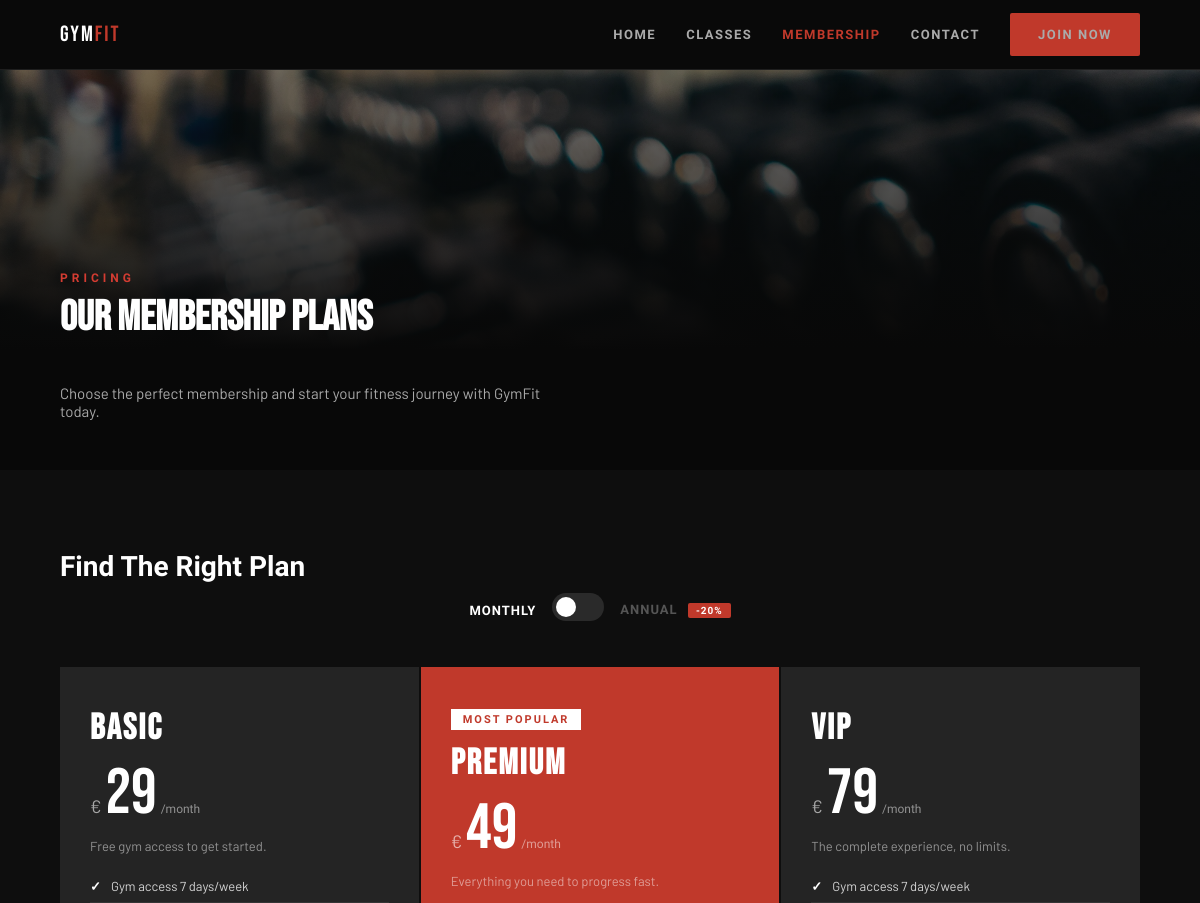
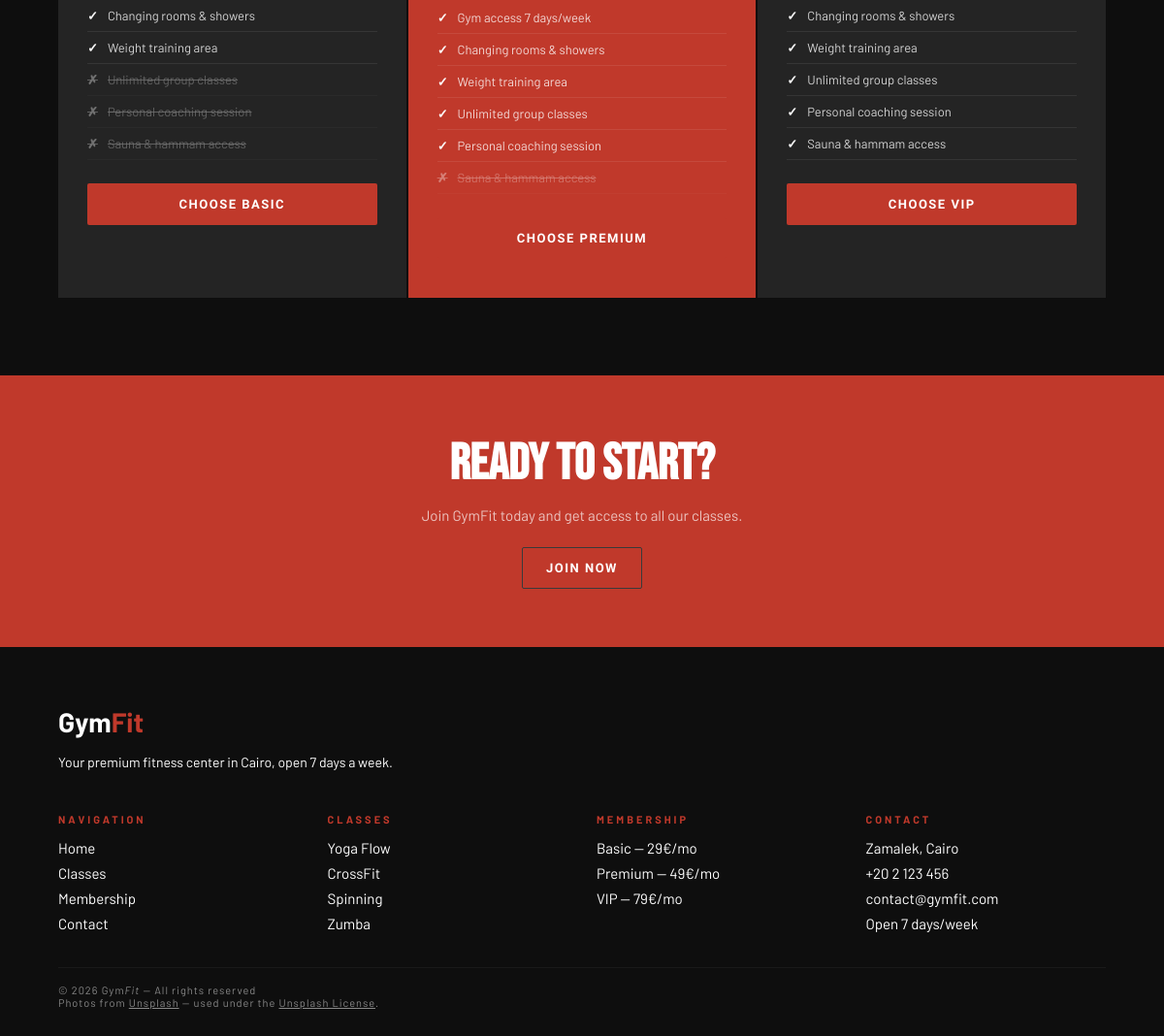
The page /index.php?route=membership on the database its author committed (2 pictures, top to bottom).
### tables this page shows
CREATE TABLE IF NOT EXISTS subscriptions (
    id_subscription  INT           AUTO_INCREMENT PRIMARY KEY,
    name             VARCHAR(50)   NOT NULL,
    monthly_price    DECIMAL(10,2) NOT NULL,
    description      TEXT,
    class_access     BOOLEAN       DEFAULT FALSE,
    coaching_access  BOOLEAN       DEFAULT FALSE,
    sauna_access     BOOLEAN       DEFAULT FALSE
);

### app/controllers/AbstractController.php (called while the page is built, shortened)
 <?php
abstract class AbstractController
{
protected function render(string $view, array $data = []): void
{
    require __DIR__ . '/../Views/' . $view . '.phtml';
}
}

### app/controllers/MembershipController.php (called while the page is built)
<?php
class MembershipController extends AbstractController
{
    public function index(): void
    {
        $subscriptionManager = new SubscriptionManager();
        $this->render('membership', [
            'title'         => 'GymFit — Membership',
            'subscriptions' => $subscriptionManager->findAll()
        ]);
    }
}

### index.php (called while the page is built, shortened)
<?php
$router = new Router();
$router->handleRequest($_GET);

### app/managers/AbstractManager.php (called while the page is built, shortened)
<?php
abstract class AbstractManager
{
    public function __construct()
    {
        try {
            $connexion = "mysql:host=".$_ENV["DB_HOST"].";port=3306;charset=".$_ENV["DB_CHARSET"].";dbname=".$_ENV["DB_NAME"];
            $this->db = new PDO(
                $connexion,
                $_ENV["DB_USER"],
                $_ENV["DB_PASSWORD"]
            );
        }catch (PDOException $e){
            die('Connexion échouée : ' . $e->getMessage());
        }
    }
}

### app/managers/SubscriptionManager.php (called while the page is built, shortened)
<?php
class SubscriptionManager extends AbstractManager
{
    public function findAll(): array
    {
        $query = $this->db->prepare(
            'SELECT * FROM subscriptions ORDER BY monthly_price'
        );
        $query->execute();
        $rows = $query->fetchAll(PDO::FETCH_ASSOC);
        $subscriptions = [];
        foreach ($rows as $row) {
            $subscription = new Subscription(
                $row['name'],
                $row['monthly_price'],
                $row['class_access'],
                $row['coaching_access'],
                $row['sauna_access'],
                $row['description'],
                $row['id_subscription']
            );
            $subscriptions[] = $subscription;
        }
        return $subscriptions;
    }
}

### app/models/Subscription.php (called while the page is built, shortened)
<?php
class Subscription {
    public function getId(): ?int {
        return $this->id;
    }
    public function getName(): string {
        return $this->name;
    }
    public function getMonthlyPrice(): float {
        return $this->monthlyPrice;
    }
    public function getDescription(): ?string {
        return $this->description;
    }
    public function hasClassAccess(): bool {
        return $this->classAccess;
    }
    public function hasCoachingAccess(): bool {
        return $this->coachingAccess;
    }
    public function hasSaunaAccess(): bool {
        return $this->saunaAccess;
    }
}

### app/views/membership.phtml (the view, shortened to what this page needs)
<?php require_once __DIR__ . '/layout/header.phtml'; ?>
    <section class="hero-classes" aria-label="Classes introduction">
        <div class="hero-classes-content">
            <span class="sec-tag">Pricing</span>
            <h1 class="sec-title">Our Membership Plans</h1>
           <p class="hero-classes-desc">
                Choose the perfect membership and start your fitness journey with GymFit today.
            </p>
        </div>
    </section>
<section class="plans-section">
    <h2 class="srv-name">Find The Right Plan</h2>
    <div class="billing-toggle">
        <span class="billing-label active" id="label-monthly">Monthly</span>
        <label class="toggle-wrap">
            <span class="toggle-slider"></span>
        </label>
        <span class="billing-label" id="label-annual">
            Annual
            <span class="annual-badge">-20%</span>
        </span>
    </div>
    <?php
    $subscriptions = $data['subscriptions'] ?? [];
    ?>
    <div class="plans-grid">
        <?php foreach ($subscriptions as $subscription):
            $monthlyPrice = $subscription->getMonthlyPrice();
        ?>
        <article class="plan-card <?= $subscription->getName() === 'Premium' ? 'featured' : '' ?>">
            <?php if ($subscription->getName() === 'Premium'): ?>
                <div class="plan-badge">Most Popular</div>
            <?php endif; ?>
            <h3 class="plan-name">
                <?= htmlspecialchars($subscription->getName()) ?>
            </h3>
            <div class="plan-price price-monthly">
                <span class="p-cur">€</span>
                <span class="p-amt"><?= $monthlyPrice ?></span>
                <span class="p-per">/month</span>
            </div>
            <?php if ($subscription->getDescription()): ?>
                <p class="plan-desc">
                    <?= htmlspecialchars($subscription->getDescription()) ?>
                </p>
            <?php endif; ?>
            <ul class="plan-feats">
                <li>Gym access 7 days/week</li>
                <li>Changing rooms & showers</li>
                <li>Weight training area</li>
                <li class="<?= $subscription->hasClassAccess() ? '' : 'no' ?>">
                    Unlimited group classes
                </li>
                <li class="<?= $subscription->hasCoachingAccess() ? '' : 'no' ?>">
                    Personal coaching session
                </li>
                <li class="<?= $subscription->hasSaunaAccess() ? '' : 'no' ?>">
                    Sauna & hammam access
                </li>
            </ul>
            <a href="index.php?route=register&amp;plan=<?= $subscription->getId() ?>"
               class="btn-red plan-cta">
                Choose <?= htmlspecialchars($subscription->getName()) ?>
            </a>
        </article>
        <?php endforeach; ?>
    </div>
</section>
    <section class="cta-section">
        <h2 class="cta-title">Ready to Start?</h2>
        <p class="cta-desc">Join GymFit today and get access to all our classes.</p>
        <a href="index.php?route=register" class="btn-outline">Join Now</a>
    </section>
<?php require_once __DIR__ . '/layout/footer.phtml'; ?>

### app/services/Router.php (shortened to what this page needs)
<?php
class Router {
    public function handleRequest(array $get): void
    {
        if (!empty($get['route'])) {
            if ($get['route'] === 'home') {
                $controller = new HomeController();
                $controller->index();
            }
            else if ($get['route'] === 'classes') {
                $controller = new CoursController();
                $controller->index();
            }
            else if ($get['route'] === 'membership') {
                $controller = new MembershipController();
                $controller->index();
            }
        }
        else {
            $controller = new HomeController();
            $controller->index();
        }
    }
}

### app/views/layout/header.phtml (shortened to what this page needs)
<!DOCTYPE html>
<html lang="en">
<head>
    <link rel="stylesheet" href="public/assets/css/main.css">
   <link rel="stylesheet" href="public/assets/css/pages.css">
</head>
<body>
<nav class="nav-public">
    <a href="index.php?route=home" class="logo">Gym<em>Fit</em></a>
    <div class="nav-links">
        <a href="index.php?route=home"
           <?= (($_GET['route'] ?? 'home') === 'home') ? 'class="active"' : '' ?>>Home</a>
        <a href="index.php?route=classes"
           <?= (($_GET['route'] ?? '') === 'classes') ? 'class="active"' : '' ?>>Classes</a>
        <a href="index.php?route=membership"
           <?= (($_GET['route'] ?? '') === 'membership') ? 'class="active"' : '' ?>>Membership</a>
        <a href="index.php?route=contact"
           <?= (($_GET['route'] ?? '') === 'contact') ? 'class="active"' : '' ?>>Contact</a>
        <?php if (isset($_SESSION['user'])): ?>
            <?php if ($_SESSION['user']['role'] === 'admin'): ?>
                <a href="index.php?route=admin">Dashboard</a>
            <?php else: ?>
                <a href="index.php?route=home">
                    <?= htmlspecialchars($_SESSION['user']['first_name']) ?>
                </a>
            <?php endif; ?>
            <a href="index.php?route=logout" class="btn-red">Logout</a>
        <?php else: ?>
            <a href="index.php?route=register" class="btn-red">Join Now</a>
        <?php endif; ?>
    </div>
</nav>

### app/views/layout/footer.phtml (shortened to what this page needs)
<!DOCTYPE html>
<html lang="en">
<head>
    <link rel="stylesheet" href="public/assets/css/main.css">
    <link rel="stylesheet" href="public/assets/css/pages.css"></head>
<footer>
    <div class="ft-logo">Gym<em>Fit</em></div>
    <p class="ft-desc">Your premium fitness center in Cairo, open 7 days a week.</p>
    <div class="ft-grid">
        <div class="ft-col">
            <h4>Navigation</h4>
            <a href="index.php?route=home">Home</a>
            <a href="index.php?route=classes">Classes</a>
            <a href="index.php?route=membership">Membership</a>
            <a href="index.php?route=contact">Contact</a>
        </div>
        <div class="ft-col">
            <h4>Classes</h4>
            <a>Yoga Flow</a>
            <a>CrossFit</a>
            <a>Spinning</a>
            <a>Zumba</a>
        </div>
        <div class="ft-col">
            <h4>Membership</h4>
            <a>Basic — 29€/mo</a>
            <a>Premium — 49€/mo</a>
            <a>VIP — 79€/mo</a>
        </div>
        <div class="ft-col">
            <h4>Contact</h4>
            <a>Zamalek, Cairo</a>
            <a>+20 2 123 456</a>
            <a>contact@gymfit.com</a>
            <a>Open 7 days/week</a>
        </div>
    </div>
 <div class="ft-bottom">
    <span>© 2026 Gym<em>Fit</em> — All rights reserved</span>
    <br>
    <span>
        Photos from
        <a href="https://unsplash.com" target="_blank" rel="noopener noreferrer">Unsplash</a>
        — used under the
        <a href="https://unsplash.com/license" target="_blank" rel="noopener noreferrer">Unsplash License</a>.
    </span>
</div>
</footer>
</body>
</html>

### public/assets/css/main.css (style rules this page uses)
:root { --red: #C0392B; --red-d: #96281B; --black: #0e0e0e; --dark: #1A1A1A; --dark2: #242424; --white: #ffffff; --gray: #f5f5f5; --font-display: 'Bebas Neue', sans-serif; --font-ui: 'Barlow Condensed', sans-serif; --font-body: 'Barlow', sans-serif; }
* { box-sizing: border-box; margin: 0; padding: 0; }
body { font-family: var(--font-body); background: var(--black); color: var(--white); }
a { color: inherit; }
.nav-public { background: rgba(10,10,10,.97); display: flex; align-items: center; justify-content: space-between; padding: 0 20px; height: 56px; border-bottom: 1px solid #1e1e1e; position: sticky; top: 0; z-index: 100; }
.logo { font-family: var(--font-display); font-size: 22px; letter-spacing: 2px; color: #fff; text-decoration: none; }
.logo em { color: var(--red); font-style: normal; }
.nav-links { display: none; }
.nav-links a { color: #aaa; text-decoration: none; margin-left: 30px; font-family: var(--font-ui); font-size: 13px; font-weight: 600; letter-spacing: 1.5px; text-transform: uppercase; }
.nav-links a.active { color: var(--red); }
.sec-tag { font-family: var(--font-ui); font-size: 11px; font-weight: 700; color: var(--red); letter-spacing: 4px; text-transform: uppercase; margin-bottom: 10px; }
.sec-title { font-family: var(--font-display); font-size: 36px; color: #fff; margin-bottom: 28px; line-height: 1; }
.btn-red { background: var(--red); color: #fff; border: none; padding: 14px 28px; font-family: var(--font-ui); font-size: 13px; font-weight: 700; letter-spacing: 1.5px; text-transform: uppercase; cursor: pointer; border-radius: 2px; text-decoration: none; display: inline-block; text-align: center; }
.btn-outline { background: transparent; color: #fff; border: 1px solid #3a3a3a; padding: 13px 24px; font-family: var(--font-ui); font-size: 13px; font-weight: 700; letter-spacing: 1.5px; text-transform: uppercase; cursor: pointer; border-radius: 2px; text-decoration: none; display: inline-block; text-align: center; }
.ft-grid { display: grid; grid-template-columns: repeat(4, 1fr); gap: 24px; margin-bottom: 28px; }
.ft-col a { display: block; color: #fff; font-size: 15px; margin-bottom: 8px; text-decoration: none; }
.ft-col h4 { font-size: 11px; font-weight: 700; color: var(--red); letter-spacing: 3px; text-transform: uppercase; margin-bottom: 14px; }
.ft-desc { color: #fff; font-size: 14px; line-height: 1.8; margin-bottom: 28px; }
.ft-logo { font-size: 28px; font-weight: 700; color: #fff; margin-bottom: 12px; }
.ft-logo em { color: var(--red); font-style: normal; }
.ft-bottom { border-top: 1px solid #1a1a1a; padding-top: 16px; font-size: 11px; color: #888; letter-spacing: 1px; }
.ft-bottom a { color: #888; text-decoration: underline; }
.plan-badge { display: inline-block; background: #fff; color: var(--red); font-family: var(--font-ui); font-size: 11px; font-weight: 700; letter-spacing: 2px; text-transform: uppercase; padding: 4px 12px; margin-bottom: 12px; }
.annual-badge { display: inline-block; background: var(--red); color: #fff; font-family: var(--font-ui); font-size: 10px; font-weight: 700; letter-spacing: 1px; padding: 2px 8px; border-radius: 2px; margin-left: 6px; vertical-align: middle; }
label { display: block; font-size: 13px; font-weight: bold; margin-bottom: 6px; color: #333; }
@media (min-width: 1024px) { .nav-public { padding: 0 60px; height: 70px; } }
@media (min-width: 1024px) { .nav-links { display: flex; align-items: center; } }
@media (min-width: 1024px) { .sec-title { font-size: 52px; margin-bottom: 40px; } }
@media (min-width: 1024px) { .ft-grid { grid-template-columns: repeat(4, 1fr); gap: 30px; } }
@media (min-width: 1024px) { footer { padding: 60px; } }
@media (min-width: 1024px) { .ft-desc { margin-bottom: 40px; } }

### rows shown on the page
subscriptions: name "Basic", monthly_price "29", description "Free gym access to get started.", name "BASIC"
subscriptions: shows "MOST POPULAR", name "Premium", monthly_price "49", description "Everything you need to progress fast.", name "PREMIUM"
subscriptions: name "VIP", monthly_price "79", description "The complete experience, no limits."
